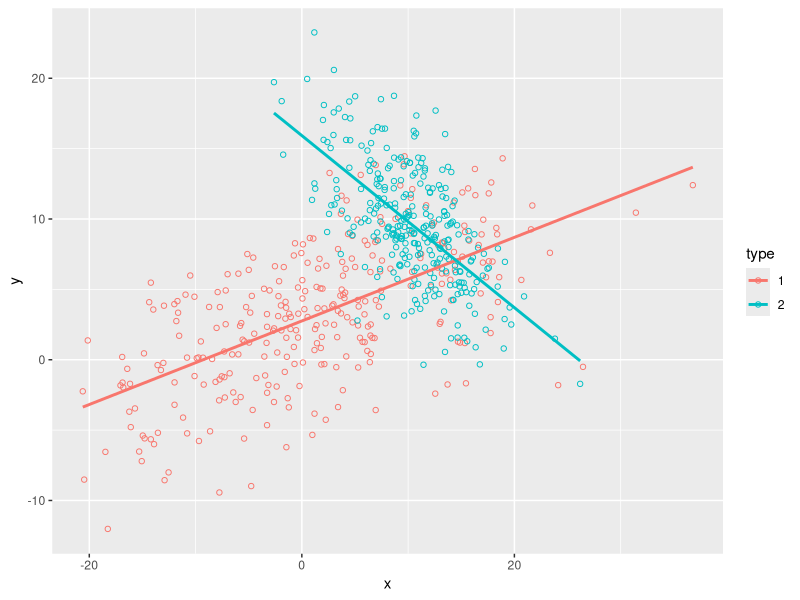
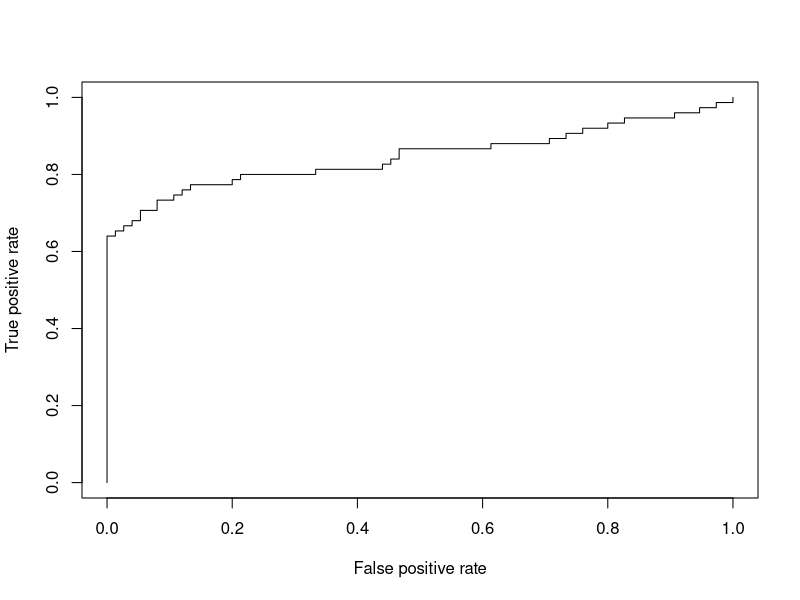
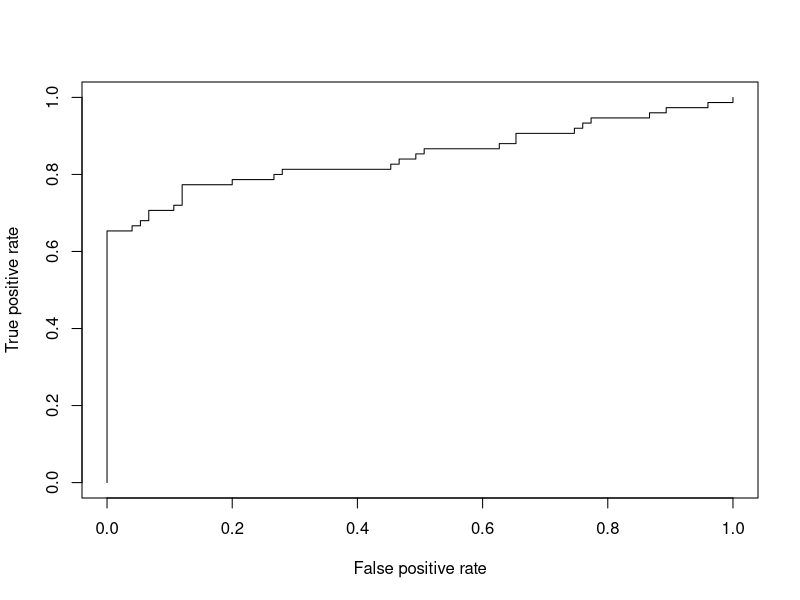
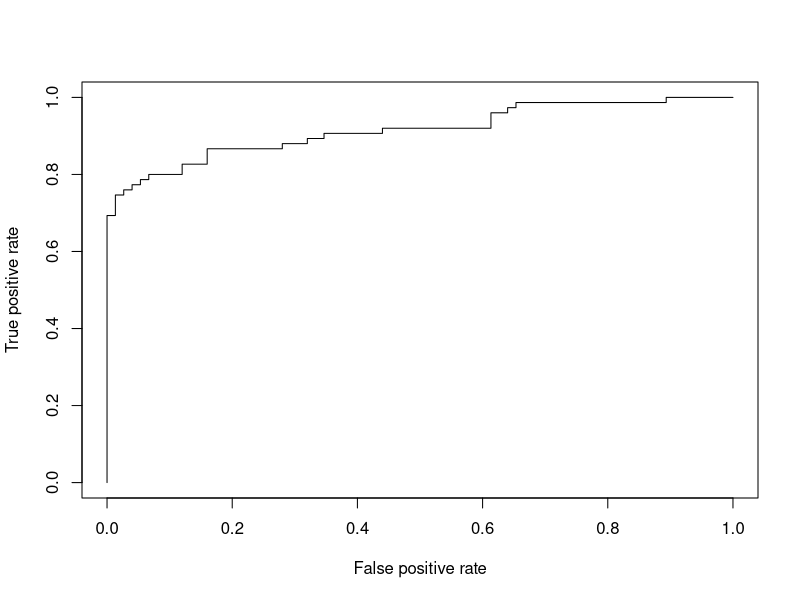
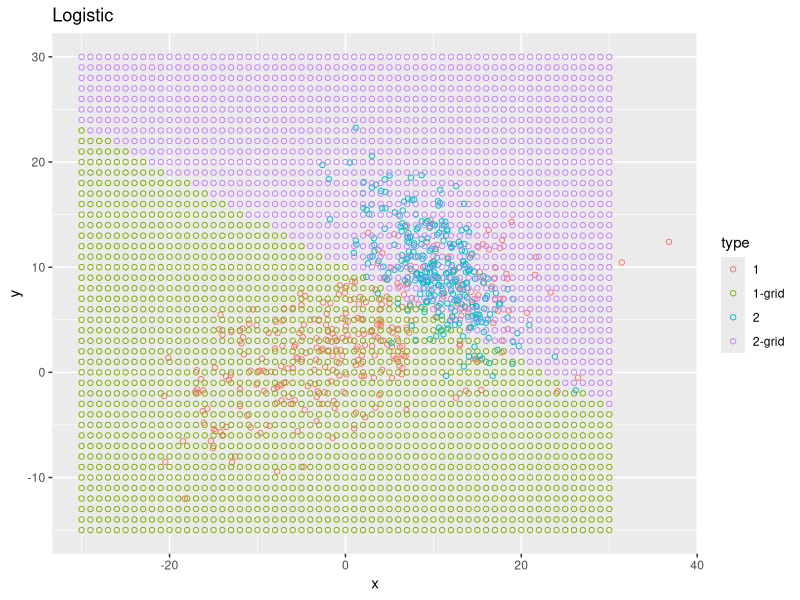
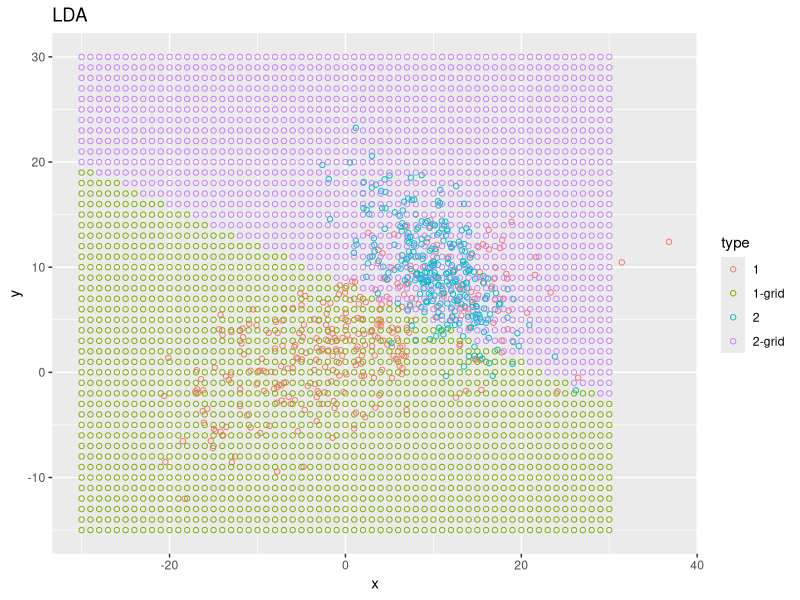
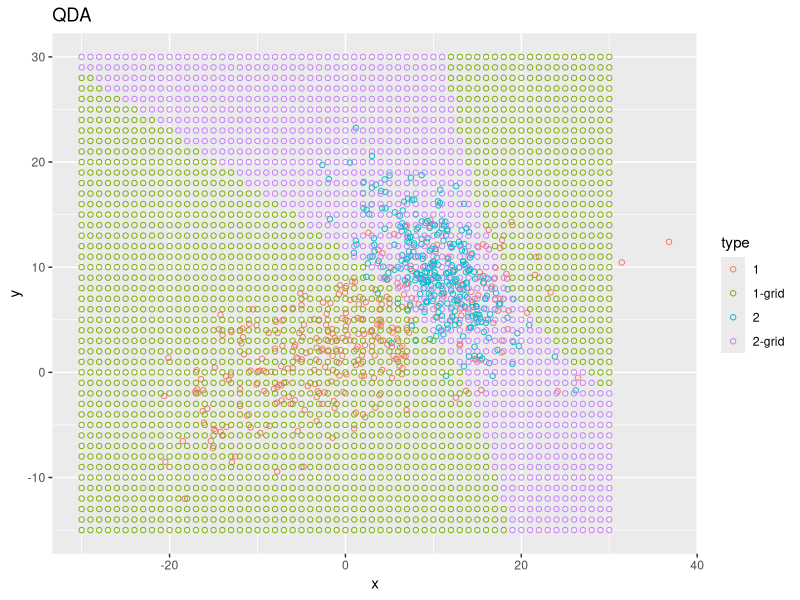

Source code (R) for these figures, in order:
## ---- chunk 1
knitr::opts_chunk$set(echo = TRUE)
## ---- chunk 2

getTransformMatrix <- function(covMat)
{
  svdRes <- svd(covMat)
  
  U <- svdRes$u
  D <- diag(svdRes$d)
  V <- svdRes$v
  A = U %*% (D^0.5)
  A
}


#--------------------  generate data --------------------------------#

vars1      <- c(10, 5)
vars2      <- c(4, 4)
#correlMat
correlMat1 <- rbind(c(1, 0.6),
                   c(0.6, 1))

correlMat2 <- rbind(c(1, -0.6),
                   c(-0.6, 1))


covMat1   <- diag(vars1) %*% correlMat1 %*% diag(vars1)
covMat2   <-  diag(vars2) %*% correlMat2 %*% diag(vars2)

MU1       <- matrix(c(1,3), ncol=1)
MU2       <- matrix(c(10,10), ncol=1)


N1 <- 300
N2 <- 300

getData <- function(N, MU, covMat)
{
  e <- matrix(rnorm(2*N), nrow = 2)
  matrix(MU, ncol = N, nrow=2) + getTransformMatrix(covMat) %*% matrix(rnorm(2*N), nrow = 2)
}

#generate data points  for each distribution
#1. Random Normals
e <- matrix(rnorm(2*N1), nrow = 2)
#Data for fist set
D1 <- getData(N = N1, MU = MU1, covMat = covMat1)
D2 <- getData(N = N2, MU = MU2, covMat = covMat2)

dat_1 <- data.frame(x = D1[1,], y = D1[2,], "type" = "1")
dat_2 <- data.frame(x = D2[1,], y = D2[2,], "type" = "2")

bindedDat <- rbind(dat_1, dat_2)

bindedDat[["categ"]] = bindedDat$type == 1


#--------------------  generate data --------------------------------#

## ---- chunk 3
head(bindedDat)

tail(bindedDat)

dim(bindedDat)
## ---- chunk 4

library(ggplot2)
ggplot(bindedDat, aes(x=x, y=y, color=type)) + geom_point(shape=1) + 
  geom_smooth(method=lm,   # Add linear regression lines
              se=FALSE)    # Don't add shaded confidence region

## ---- chunk 5
library(caTools)
set.seed(101) 
sample = sample.split(bindedDat$categ, SplitRatio = .75)
train = subset(bindedDat, sample == TRUE)
test  = subset(bindedDat, sample == FALSE)

table(train$categ)
table(test$categ)


logistic.fit = glm(categ ~ x + y, data = train, family = binomial)
summary(logistic.fit)
## ---- chunk 6
fitted.results <- predict(logistic.fit, newdata=test, type='response')
#fitted.results

t <- table(fitted.results > 0.5, test$categ == 1)
#Accuracy
sum(diag(t))/sum(t)
## ---- chunk 7
library(ROCR)
p   <- predict(logistic.fit, newdata=test, type="response")
pr  <- prediction(p, test$categ)
prf <- performance(pr, measure = "tpr", x.measure = "fpr")
plot(prf)

auc <- performance(pr, measure = "auc")
auc <- auc@y.values[[1]]
auc
## ---- chunk 8
library(MASS)
lda.fit = lda(categ ~ x + y ,data=train)
lda.fit

lda.pred=predict (lda.fit , test)
pr  <- prediction(lda.pred$posterior[,"TRUE"], test$categ)
prf <- performance(pr, measure = "tpr", x.measure = "fpr")
plot(prf)

auc <- performance(pr, measure = "auc")
auc <- auc@y.values[[1]]
auc

## ---- chunk 9
qda.fit = qda(categ ~ x + y , data=train)
qda.pred=predict (qda.fit , test)
pr  <- prediction(qda.pred$posterior[,"TRUE"], test$categ)
prf <- performance(pr, measure = "tpr", x.measure = "fpr")
plot(prf)

auc <- performance(pr, measure = "auc")
auc <- auc@y.values[[1]]
auc
## ---- chunk 10
x <- seq(from = -30, to = +30, by = 1)
y <- seq(from = -15, to = 30,  by = 1)

vals          <- expand.grid(x,y)
colnames(vals) = c("x", "y")
#head(vals)


#QDA
vals_qda <- vals; 
qda.pred.grid = predict (qda.fit , vals_qda)
vals_qda[["type"]] = ifelse(qda.pred.grid$posterior[,2] >= 0.5, "1-grid", "2-grid")

#LDA
vals_lda <- vals
qda.pred.grid = predict (lda.fit , vals_lda)
vals_lda[["type"]] = ifelse(qda.pred.grid$posterior[,2] >= 0.5, "1-grid", "2-grid")

#Logistic
vals_logistic <- vals
logistic.pred.grid = predict(logistic.fit, newdata=vals_logistic, type='response')
vals_logistic[["type"]] = ifelse(logistic.pred.grid  >= 0.5, "1-grid", "2-grid")


ggplot( rbind( bindedDat[,c("x", "y", "type")],
               vals_logistic), aes(x=x, y=y, color=type)) + geom_point(shape=1)  + ggtitle("Logistic")

ggplot( rbind( bindedDat[,c("x", "y", "type")],
               vals_lda), aes(x=x, y=y, color=type)) + geom_point(shape=1)  + ggtitle("LDA")

ggplot( rbind( bindedDat[,c("x", "y", "type")],
               vals_qda), aes(x=x, y=y, color=type)) + geom_point(shape=1)  + ggtitle("QDA")
